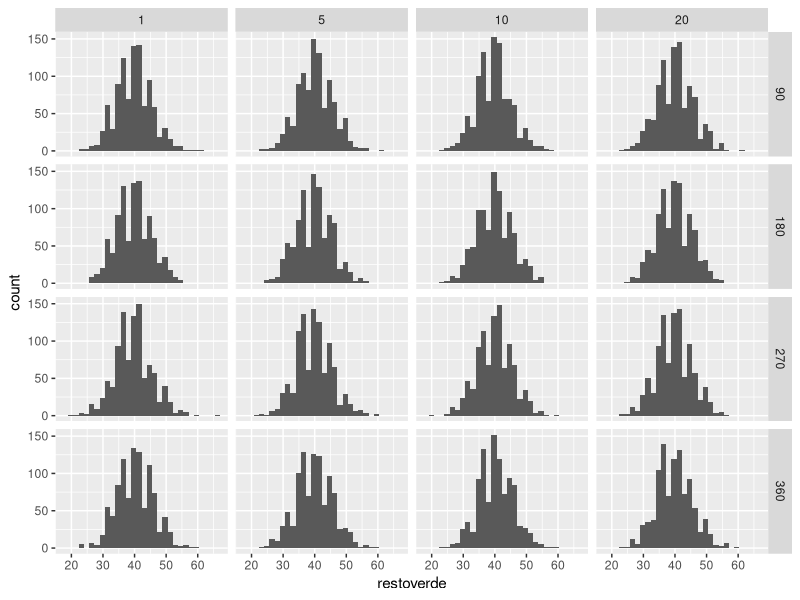
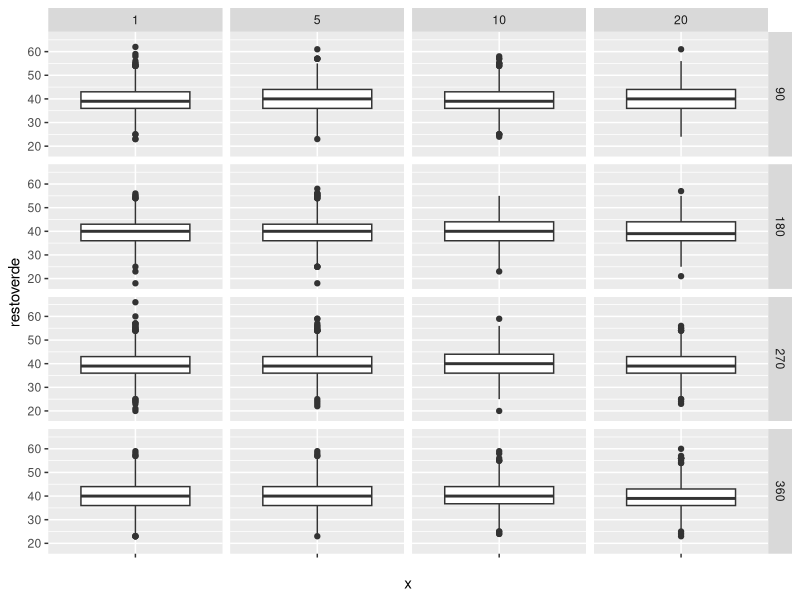
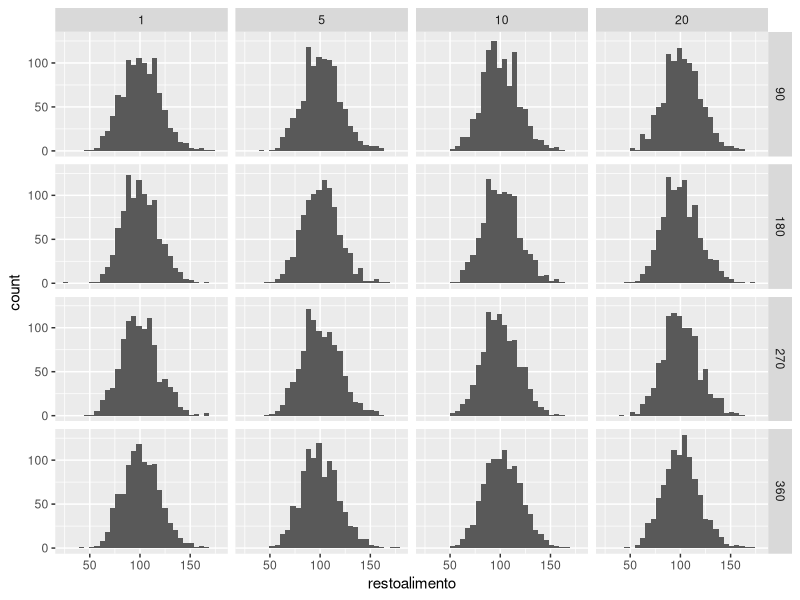
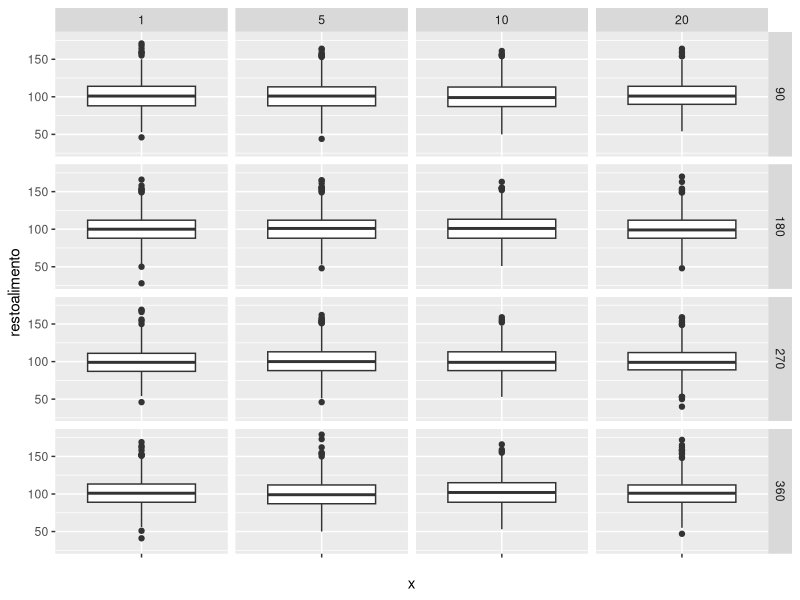
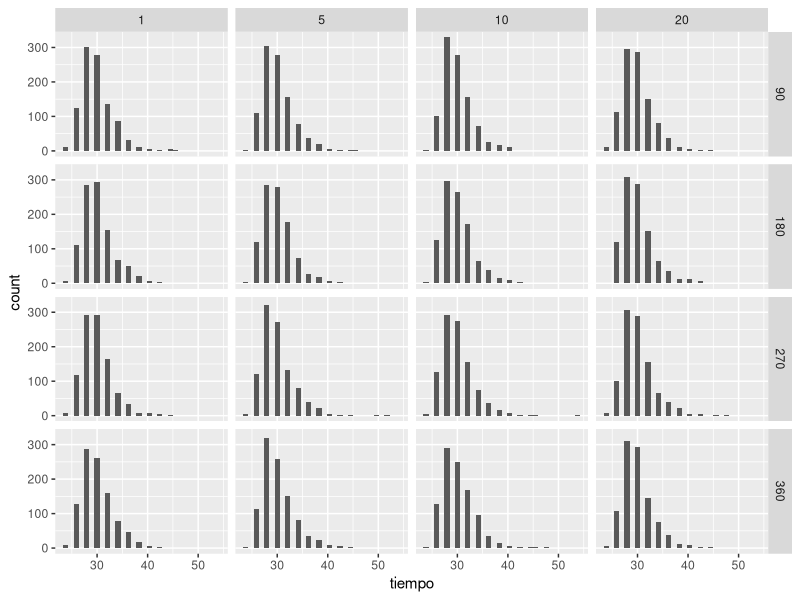
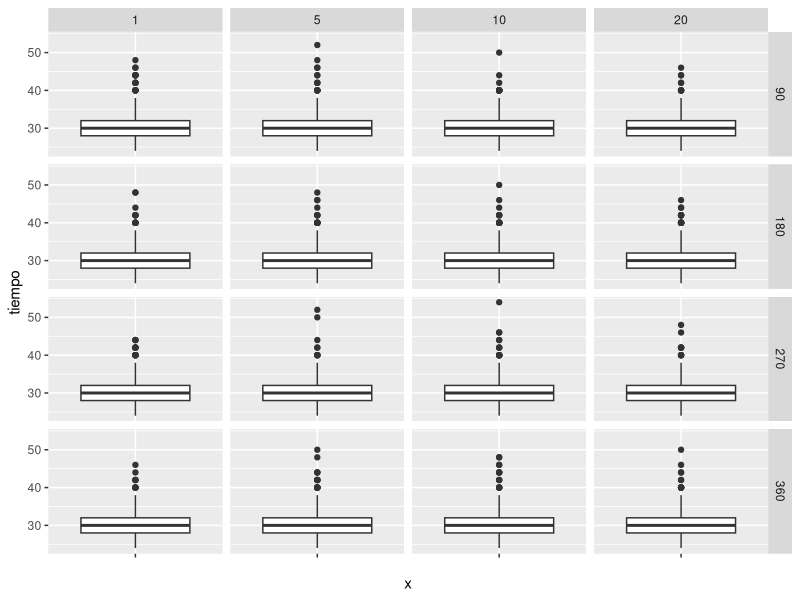

Here is the R script that generated these plots, in order:
## ---- chunk 1
exp1=read.csv("escenarios experiment_1-table.csv",skip=6)
names(exp1)
## ---- chunk 2
library(ggplot2)
base=ggplot(data=exp1) +facet_grid(angulomax~pasosmax)
base + geom_histogram(aes(x = restoverde)) 
## ---- chunk 3
base + geom_boxplot(aes(y = restoverde,x="")) 
## ---- chunk 4
base + geom_histogram(aes(x = restoalimento)) 
## ---- chunk 5
base + geom_boxplot(aes(y = restoalimento,x="")) 
## ---- chunk 6
base + geom_histogram(aes(x = tiempo)) 
## ---- chunk 7
base + geom_boxplot(aes(y = tiempo,x="")) 
